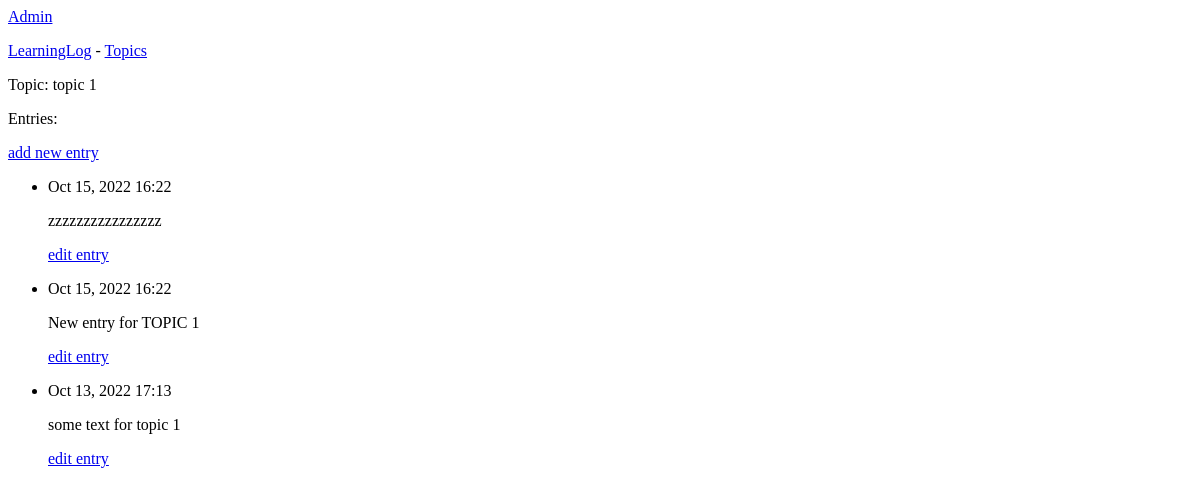
Page /topics/5/ on the earlier database version.
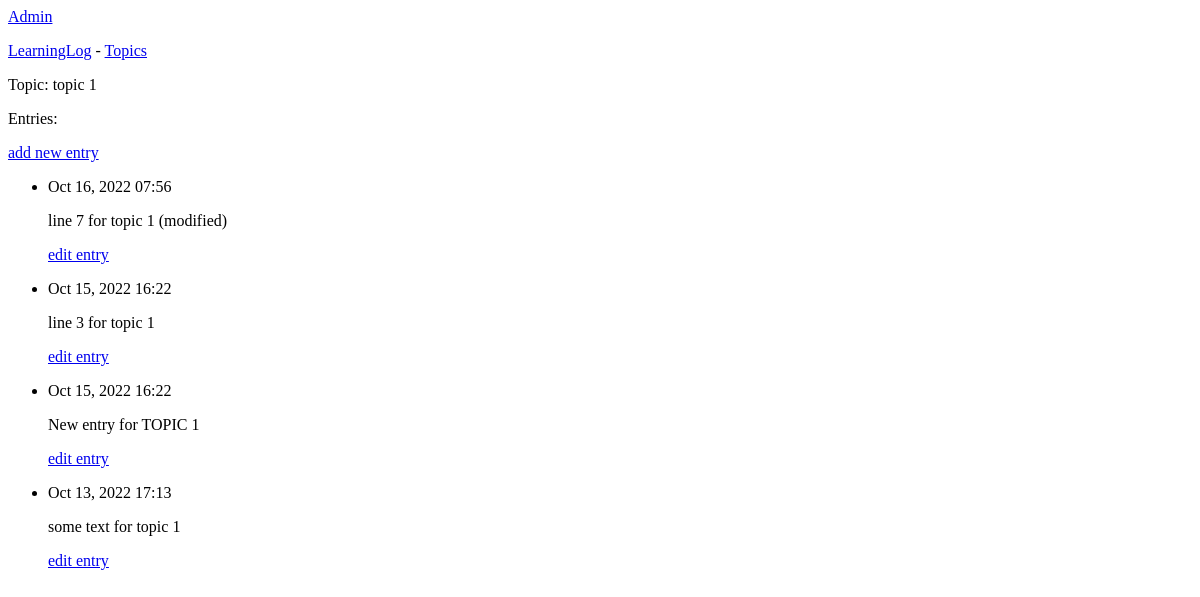
Same page on the later database version.
### learning_logs/models.py (models this page shows, shortened)
class Topic(models.Model):
    text       = models.CharField(max_length=200)
    date_added = models.DateTimeField(auto_now_add=True)
    def __str__(self):
        return self.text
    '''
    We need to tell Django which attribute to use by default when
    it displays information about a topic. Django calls  __str__()
    method to display a simple representation of a model. Here we've
    written __str__() method that returns the string stored in
    the text attribute
    '''

class Entry(models.Model):
    text       = models.TextField()
    date_added = models.DateTimeField(auto_now_add=True)
    topic      = models.ForeignKey(Topic, on_delete=models.PROTECT)
    '''
    "ForeignKey" is a database term; it's a reference to another record
    in the database. This is the code that connects each entry to a specific
    topic. Each topic is assigned a key, or ID, when it's created. When Django
    needs to establish a connection between two pieces of data, it uses the
    key associated with each piece of information. We'll use these connections
    shortly to retrieve all the entries associated with a certain topic.
    '''
    class Meta:
        verbose_name_plural = 'entries'

### learning_logs/views.py (the view)
# urls.py: re_path(r'^topics/(?P<topic_id>\d+)/$', views.topic, name='topic'),
def topic(request, topic_id):
    topic = Topic.objects.get(id=topic_id)
    entries = topic.entry_set.order_by('-date_added')
    context = {'topic': topic, 'entries': entries}
    return render(request, 'learning_logs/topic.html', context)

### learning_logs/templates/learning_logs/topic.html
{% extends 'learning_logs/base.html' %}
{% block content %}
  <p>Topic: {{ topic }}</p>
  <p>Entries:</p>
  <p>
    <a href="{% url 'learning_logs:new_entry' topic.id %}">add new entry</a>
  </p>
  <ul>
  {% for entry in entries %}
    <li>
      <p>{{ entry.date_added|date:'M d, Y H:i' }}</p>
      <p>{{ entry.text|linebreaks }}</p>
      <p>
        <a href="{% url 'learning_logs:edit_entry' entry.id %}">edit entry</a>
      </p>
    </li>
  {% empty %}
    <li>
      There are no entries for this topic yet.
    </li>
  {% endfor %}
  </ul>
{% endblock content %}

### learning_logs/templates/learning_logs/base.html
<p> <a href="http://localhost:8000/admin/">Admin</a>
<p>
    <a href="{% url 'learning_logs:index' %}">LearningLog</a> -
    <a href="{% url 'learning_logs:topics' %}">Topics</a>
</p>
{% block content %}{% endblock content %}

Differences in the rows shown:
added Entry: date_added "Oct 16, 2022 07:56", text "line 7 for topic 1 (modified)"
changed Entry: text "zzzzzzzzzzzzzzzz" → "line 3 for topic 1"
